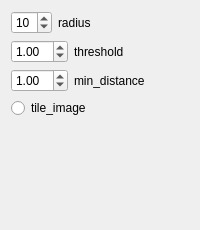
            <widget class="QWidget" name="tab">
             <attribute name="title">
              <string>KLTOptions</string>
             </attribute>
             <layout class="QVBoxLayout" name="verticalLayout_10">
              <item>
               <layout class="QHBoxLayout" name="horizontalLayout_34">
                <item>
                 <widget class="QSpinBox" name="radiusKLTOptions">
                  <property name="value">
                   <number>10</number>
                  </property>
                 </widget>
                </item>
                <item>
                 <widget class="QLabel" name="label_34">
                  <property name="text">
                   <string>radius</string>
                  </property>
                 </widget>
                </item>
                <item>
                 <spacer name="horizontalSpacer_34">
                  <property name="orientation">
                   <enum>Qt::Horizontal</enum>
                  </property>
                  <property name="sizeHint" stdset="0">
                   <size>
                    <width>40</width>
                    <height>20</height>
                   </size>
                  </property>
                 </spacer>
                </item>
               </layout>
              </item>
              <item>
               <layout class="QHBoxLayout" name="horizontalLayout_35">
                <item>
                 <widget class="QDoubleSpinBox" name="thresholdKLTOptions">
                  <property name="value">
                   <double>1.000000000000000</double>
                  </property>
                 </widget>
                </item>
                <item>
                 <widget class="QLabel" name="label_35">
                  <property name="text">
                   <string>threshold</string>
                  </property>
                 </widget>
                </item>
                <item>
                 <spacer name="horizontalSpacer_35">
                  <property name="orientation">
                   <enum>Qt::Horizontal</enum>
                  </property>
                  <property name="sizeHint" stdset="0">
                   <size>
                    <width>40</width>
                    <height>20</height>
                   </size>
                  </property>
                 </spacer>
                </item>
               </layout>
              </item>
              <item>
               <layout class="QHBoxLayout" name="horizontalLayout_36">
                <item>
                 <widget class="QDoubleSpinBox" name="min_distanceKLTOptions">
                  <property name="value">
                   <double>1.000000000000000</double>
                  </property>
                 </widget>
                </item>
                <item>
                 <widget class="QLabel" name="label_36">
                  <property name="text">
                   <string>min_distance</string>
                  </property>
                 </widget>
                </item>
                <item>
                 <spacer name="horizontalSpacer_36">
                  <property name="orientation">
                   <enum>Qt::Horizontal</enum>
                  </property>
                  <property name="sizeHint" stdset="0">
                   <size>
                    <width>40</width>
                    <height>20</height>
                   </size>
                  </property>
                 </spacer>
                </item>
               </layout>
              </item>
              <item>
               <widget class="QRadioButton" name="tile_imageKLTOptions">
                <property name="text">
                 <string>tile_image</string>
                </property>
                <property name="checked">
                 <bool>false</bool>
                </property>
                <property name="autoExclusive">
                 <bool>false</bool>
                </property>
               </widget>
              </item>
              <item>
               <spacer name="verticalSpacer_4">
                <property name="orientation">
                 <enum>Qt::Vertical</enum>
                </property>
                <property name="sizeHint" stdset="0">
                 <size>
                  <width>20</width>
                  <height>101</height>
                 </size>
                </property>
               </spacer>
              </item>
             </layout>
            </widget>
